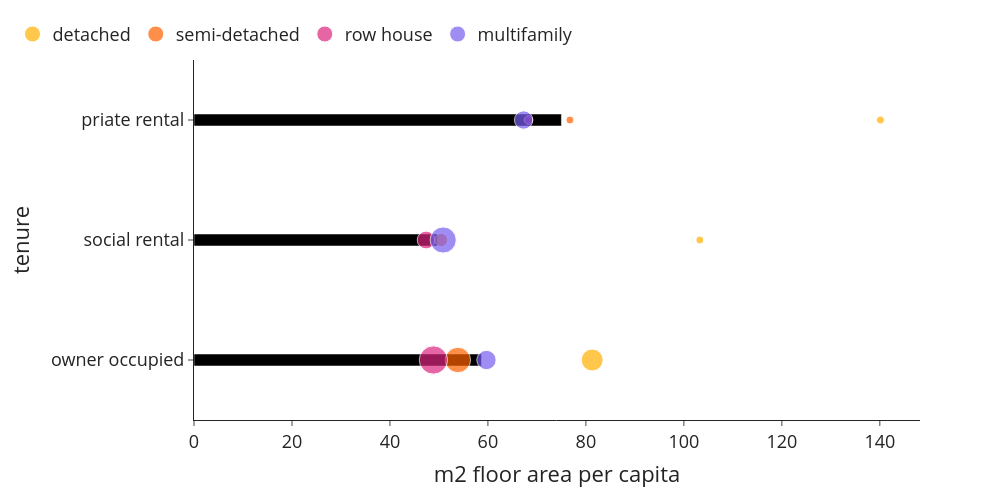

Notebook code cell kept with this figure:
### Code cell
bubblechart((use['size'+year+'_w1']*use['n_hhd']), use['n_hhdmem'+year], use['n_hhd'], 0, 1, 'm2 floor area per capita', class_name_long, 'm2_per_cap_class_type')

### Figure 1 — Plotly figure (JSON) as saved in the notebook; plotly's stock layout.template omitted (floating-point values rounded to 4 significant figures)
{"data": [{"alignmentgroup": "True", "hovertemplate": "m2 floor area per capita=%{x}<br>tenure=%{y}<extra></extra>", "legendgroup": "", "marker": {"color": "#000000", "pattern": {"shape": ""}}, "name": "", "offsetgroup": "", "orientation": "h", "showlegend": false, "textposition": "auto", "type": "bar", "x": [58.69, 49.71, 75.0], "xaxis": "x", "y": ["owner occupied", "social rental", "priate rental"], "yaxis": "y"}, {"legendrank": 0, "marker": {"color": "#ffb000", "size": [931590, 3640, 66700], "sizemin": 4, "sizemode": "area", "sizeref": 3878.0}, "mode": "markers", "name": "detached", "showlegend": true, "type": "scatter", "x": [81.28, 103.3, 140.1], "y": ["owner occupied", "social rental", "priate rental"]}, {"legendrank": 1, "marker": {"color": "#fe6100", "size": [1251220, 332745, 88500], "sizemin": 4, "sizemode": "area", "sizeref": 3878.0}, "mode": "markers", "name": "semi-detached", "showlegend": true, "type": "scatter", "x": [53.87, 50.43, 76.74], "y": ["owner occupied", "social rental", "priate rental"]}, {"legendrank": 2, "marker": {"color": "#dc267f", "size": [1551140, 611205, 143420], "sizemin": 4, "sizemode": "area", "sizeref": 3878.0}, "mode": "markers", "name": "row house", "showlegend": true, "type": "scatter", "x": [48.87, 47.38, 68.28], "y": ["owner occupied", "social rental", "priate rental"]}, {"legendrank": 3, "marker": {"color": "#785ef0", "size": [726255, 1331345, 651700], "sizemin": 4, "sizemode": "area", "sizeref": 3878.0}, "mode": "markers", "name": "multifamily", "showlegend": true, "type": "scatter", "x": [59.71, 50.87, 67.29], "y": ["owner occupied", "social rental", "priate rental"]}], "layout": {"bargap": 0.9, "barmode": "relative", "font": {"size": 18}, "height": 500, "legend": {"orientation": "h", "tracegroupgap": 0, "x": -0.25, "xanchor": "left", "y": 1.02, "yanchor": "bottom"}, "margin": {"t": 60}, "width": 1000, "xaxis": {"anchor": "y", "domain": [0, 1], "title": {"text": "m2 floor area per capita"}}, "yaxis": {"anchor": "x", "domain": [0, 1], "title": {"text": "tenure"}}}}
